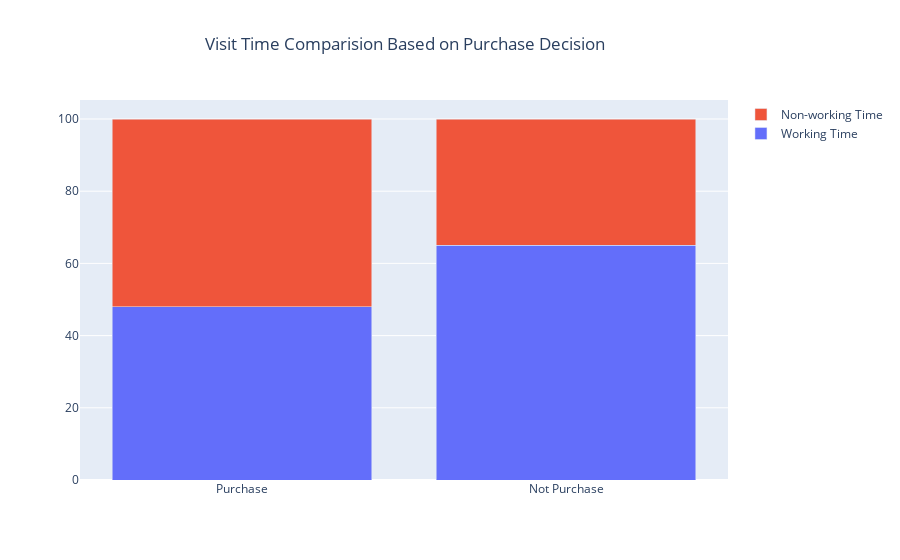

Notebook source saved alongside this figure:
### Code cell
# stacked bar chart on Time and Purchase
Decision=['Purchase', 'Not Purchase']
fig = go.Figure(data=[
    go.Bar(name='Working Time', x=Decision, y=[48,65]),
    go.Bar(name='Non-working Time', x=Decision, y=[52,35])])

# Change to stacked mode
fig.update_layout(barmode='stack', title='Visit Time Comparision Based on Purchase Decision', title_x=0.45)
fig.show()

### Figure 1 — Plotly figure (JSON) as saved in the notebook; plotly's stock layout.template omitted (floating-point values rounded to 4 significant figures)
{"data": [{"name": "Working Time", "type": "bar", "x": ["Purchase", "Not Purchase"], "y": [48, 65]}, {"name": "Non-working Time", "type": "bar", "x": ["Purchase", "Not Purchase"], "y": [52, 35]}], "layout": {"barmode": "stack", "title": {"text": "Visit Time Comparision Based on Purchase Decision", "x": 0.45}}}
